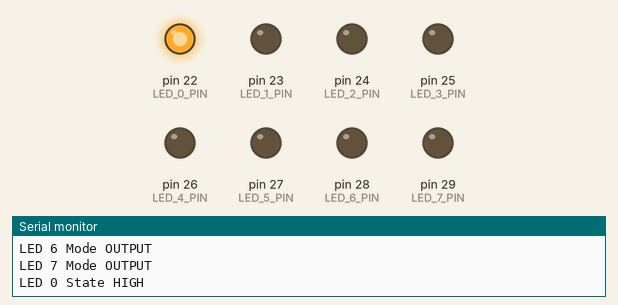
A sketch run on a simulated Arduino Mega 2560, built with avr-gcc and run on an emulated ATmega2560. Shown: output pins drawn as LEDs (lit = HIGH), the last lines printed to the serial monitor.

Above: at 0.03 s.
At 0.28 s:
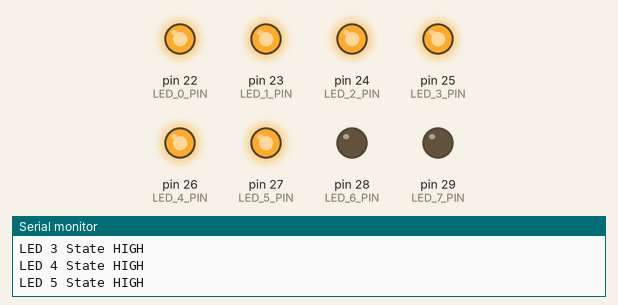
At 0.53 s:
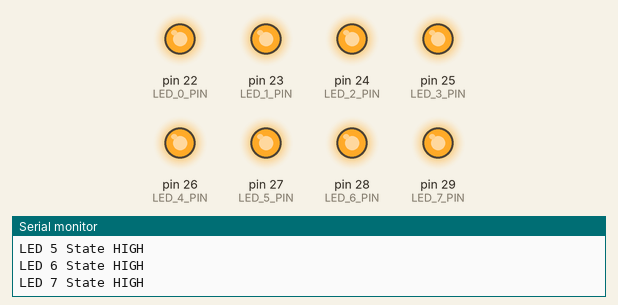
At 1.03 s:
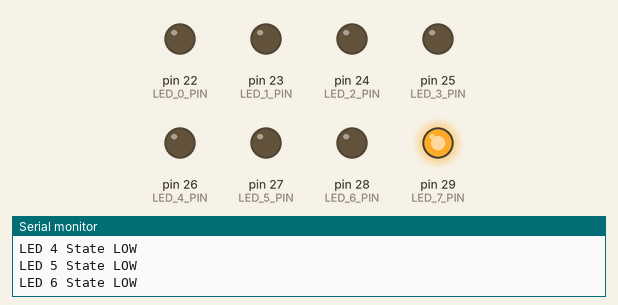
At 1.58 s:
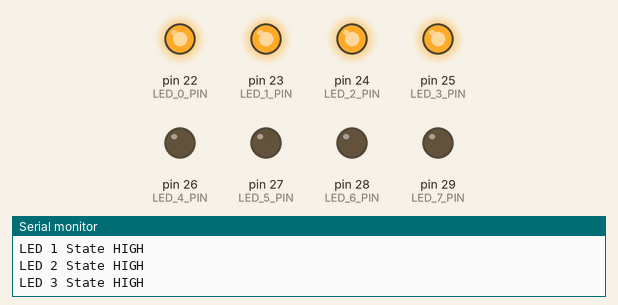
At 2.64 s:
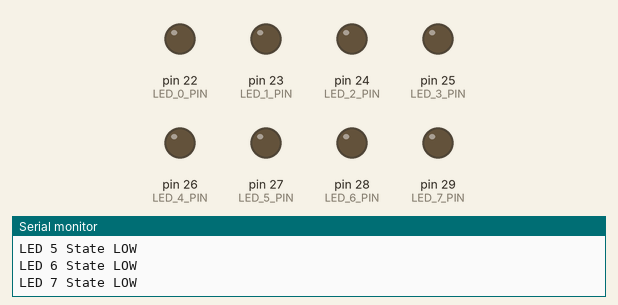
Timing chart, 0 to 3.2 s (numbered marks = the images above):
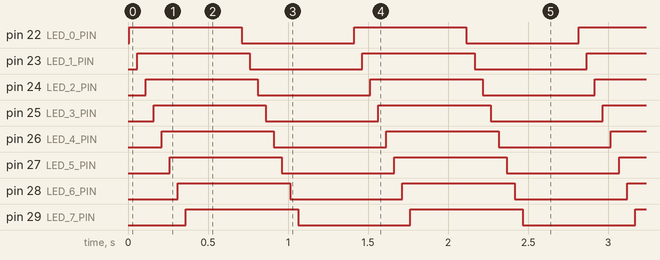

The sketch:

h2_rc_90x120_leds_check.ino
```cpp
// (licence header left out)
// Макросы выводов светодиодов
#define LED_0_PIN 22
#define LED_1_PIN 23
#define LED_2_PIN 24
#define LED_3_PIN 25
#define LED_4_PIN 26
#define LED_5_PIN 27
#define LED_6_PIN 28
#define LED_7_PIN 29

// Массив для удобства работы со светодиодами
const byte LED_PINS[8] = {
  LED_0_PIN,
  LED_1_PIN,
  LED_2_PIN,
  LED_3_PIN,
  LED_4_PIN,
  LED_5_PIN,
  LED_6_PIN,
  LED_7_PIN
};

void setup() {
  // Настройка скорости отладочного порта
  Serial.begin(115200);

  // Настройка выводов светодиодов на выход
  for (byte i = 0; i <= 7; i++) {
    pinMode(LED_PINS[i], OUTPUT);
    digitalWrite(LED_PINS[i], LOW); // Принудительное выключение светодиодов
    Serial.print("LED "); Serial.print(i); Serial.println(" Mode OUTPUT");
  }
  Serial.println();
}

void loop() {
  // Поочередное включение светодиодов
  for (byte i = 0; i <= 7; i++) {
    digitalWrite(LED_PINS[i], HIGH);
    Serial.print("LED "); Serial.print(i); Serial.println(" State HIGH");
    delay(50);
  }
  Serial.println();
  delay(300);

  // Поочередное выключение светодиодов
  for (byte i = 0; i <= 7; i++) {
    digitalWrite(LED_PINS[i], LOW);
    Serial.print("LED "); Serial.print(i); Serial.println(" State LOW");
    delay(50);
  }
  Serial.println();
  delay(300);
}
```

Measured:
- by itself, pin 22 (LED_0_PIN), pin 23 (LED_1_PIN), pin 24 (LED_2_PIN), pin 25 (LED_3_PIN), pin 26 (LED_4_PIN), pin 27 (LED_5_PIN), pin 28 (LED_6_PIN), pin 29 (LED_7_PIN): alternates HIGH for 0.70 s and LOW for 0.70 s
- by itself, everything shown: repeats every 1.4 s, in 16 steps
